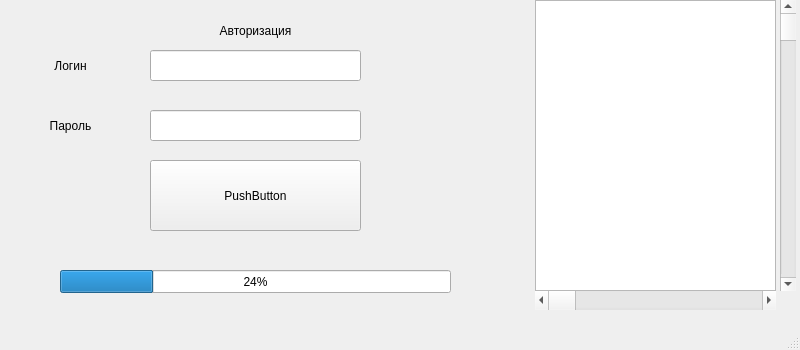
<?xml version="1.0" encoding="UTF-8"?>
<ui version="4.0">
 <class>MainWindow</class>
 <widget class="QMainWindow" name="MainWindow">
  <property name="geometry">
   <rect>
    <x>0</x>
    <y>0</y>
    <width>800</width>
    <height>350</height>
   </rect>
  </property>
  <property name="windowTitle">
   <string>MainWindow</string>
  </property>
  <widget class="QWidget" name="centralwidget">
   <widget class="QPushButton" name="pushButton">
    <property name="geometry">
     <rect>
      <x>150</x>
      <y>160</y>
      <width>211</width>
      <height>71</height>
     </rect>
    </property>
    <property name="text">
     <string>PushButton</string>
    </property>
   </widget>
   <widget class="QScrollBar" name="verticalScrollBar">
    <property name="geometry">
     <rect>
      <x>780</x>
      <y>0</y>
      <width>16</width>
      <height>291</height>
     </rect>
    </property>
    <property name="orientation">
     <enum>Qt::Vertical</enum>
    </property>
   </widget>
   <widget class="QScrollBar" name="horizontalScrollBar">
    <property name="geometry">
     <rect>
      <x>535</x>
      <y>290</y>
      <width>241</width>
      <height>20</height>
     </rect>
    </property>
    <property name="orientation">
     <enum>Qt::Horizontal</enum>
    </property>
   </widget>
   <widget class="QListWidget" name="listWidget">
    <property name="geometry">
     <rect>
      <x>535</x>
      <y>0</y>
      <width>241</width>
      <height>291</height>
     </rect>
    </property>
   </widget>
   <widget class="QProgressBar" name="progressBar">
    <property name="geometry">
     <rect>
      <x>60</x>
      <y>270</y>
      <width>391</width>
      <height>23</height>
     </rect>
    </property>
    <property name="value">
     <number>24</number>
    </property>
   </widget>
   <widget class="QLabel" name="label">
    <property name="geometry">
     <rect>
      <x>150</x>
      <y>10</y>
      <width>211</width>
      <height>41</height>
     </rect>
    </property>
    <property name="text">
     <string>Авторизация</string>
    </property>
    <property name="alignment">
     <set>Qt::AlignCenter</set>
    </property>
   </widget>
   <widget class="QLineEdit" name="lineEdit">
    <property name="geometry">
     <rect>
      <x>150</x>
      <y>50</y>
      <width>211</width>
      <height>31</height>
     </rect>
    </property>
   </widget>
   <widget class="QLabel" name="label_2">
    <property name="geometry">
     <rect>
      <x>10</x>
      <y>50</y>
      <width>121</width>
      <height>31</height>
     </rect>
    </property>
    <property name="text">
     <string>Логин</string>
    </property>
    <property name="alignment">
     <set>Qt::AlignCenter</set>
    </property>
   </widget>
   <widget class="QLabel" name="label_3">
    <property name="geometry">
     <rect>
      <x>10</x>
      <y>110</y>
      <width>121</width>
      <height>31</height>
     </rect>
    </property>
    <property name="text">
     <string>Пароль</string>
    </property>
    <property name="alignment">
     <set>Qt::AlignCenter</set>
    </property>
   </widget>
   <widget class="QLineEdit" name="lineEdit_2">
    <property name="geometry">
     <rect>
      <x>150</x>
      <y>110</y>
      <width>211</width>
      <height>31</height>
     </rect>
    </property>
   </widget>
  </widget>
  <widget class="QMenuBar" name="menubar">
   <property name="geometry">
    <rect>
     <x>0</x>
     <y>0</y>
     <width>800</width>
     <height>21</height>
    </rect>
   </property>
  </widget>
  <widget class="QStatusBar" name="statusbar"/>
 </widget>
 <resources/>
 <connections/>
</ui>
